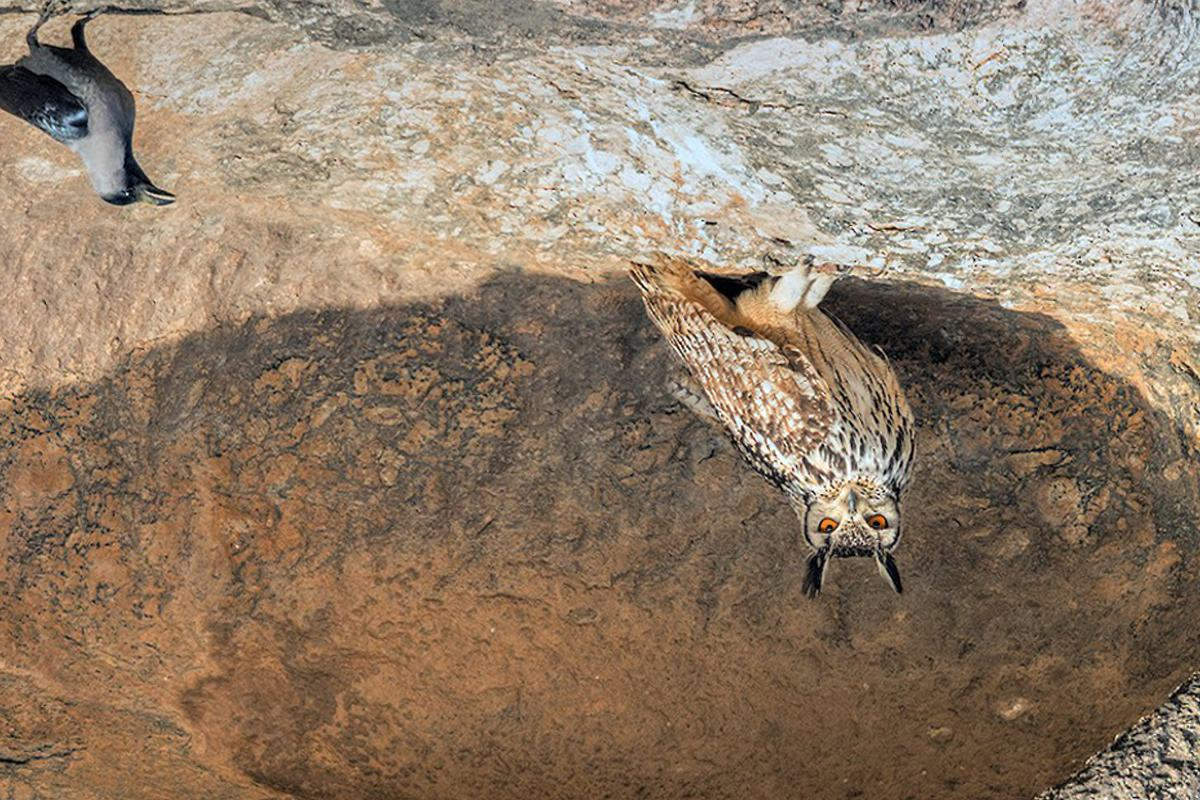
#> input picture best_model_beaky/house_crow/House-Crow_1018.jpg, 1200 x 800 px
$ python -i cnn_camera.py   (imports and definitions only)
#> lines starting #> are read from the running program, lines starting #| are printed output that depends on the picture; after the words box and inside, x2 and y2 are one past the last pixel; in counts of white or black regions, pixels touching at a corner belong together
#> further down, picture is the input picture: shape (800, 1200, 3); mean B, G, R 105.6, 125.2, 143.9
import cv2
import numpy as np
import tensorflow as tf
import time


# [1 line that did not run here, left out]
# [1 line not run here, left out]

# [1 line that did not run here, left out]
# [1 line that did not run here, left out]

# [1 line that did not run here, left out]
# [1 line that did not run here, left out]
# [1 line that did not run here, left out]

# Update class names to reflect "Parrot" and "House Crow"
class_names = ['Parrot', 'house_crow']

# [22 lines left out: functions preprocess_image, run_inference, not called in this run]

def detect_bird_location(frame):
    """Detect where the bird is located in the image using image processing"""

    gray = cv2.cvtColor(frame, cv2.COLOR_BGR2GRAY)
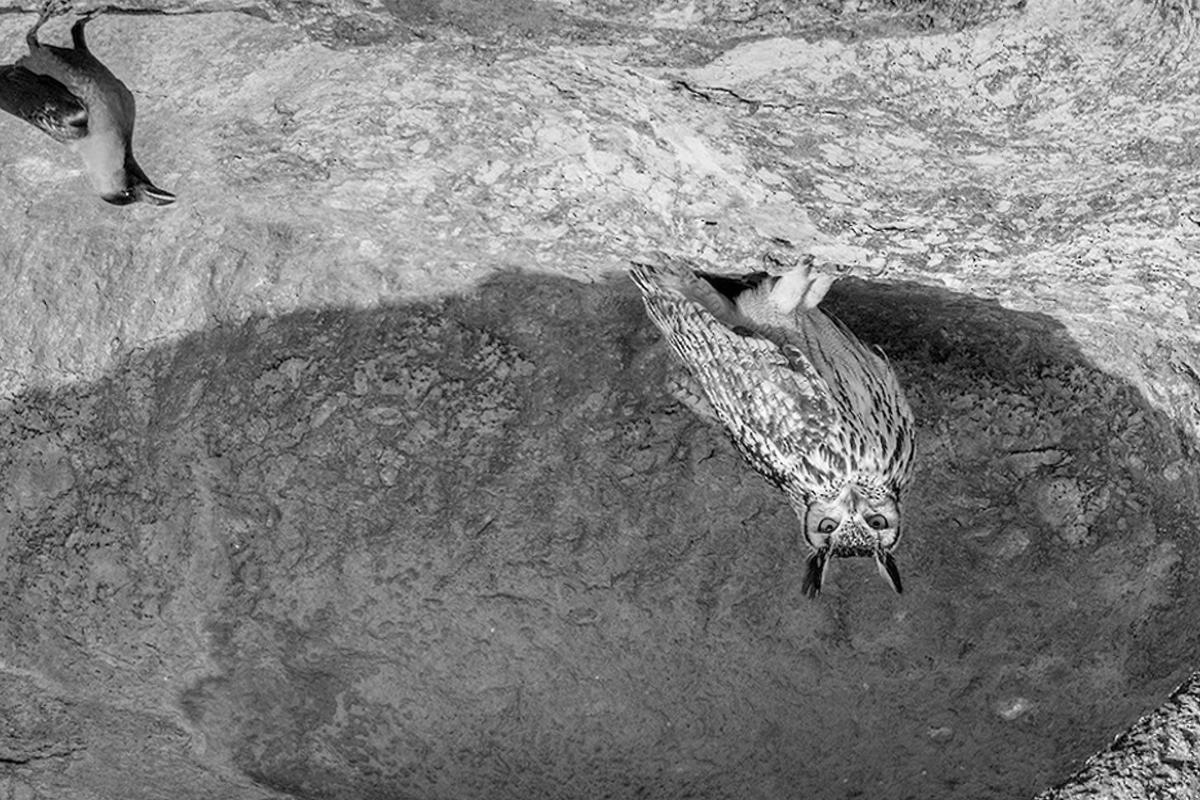
#> gray: shape (800, 1200); min 0, max 255, mean 128.5

    blurred = cv2.GaussianBlur(gray, (5, 5), 0)

    thresh = cv2.adaptiveThreshold(
        blurred, 255, cv2.ADAPTIVE_THRESH_GAUSSIAN_C,
        cv2.THRESH_BINARY_INV, 11, 2
    )
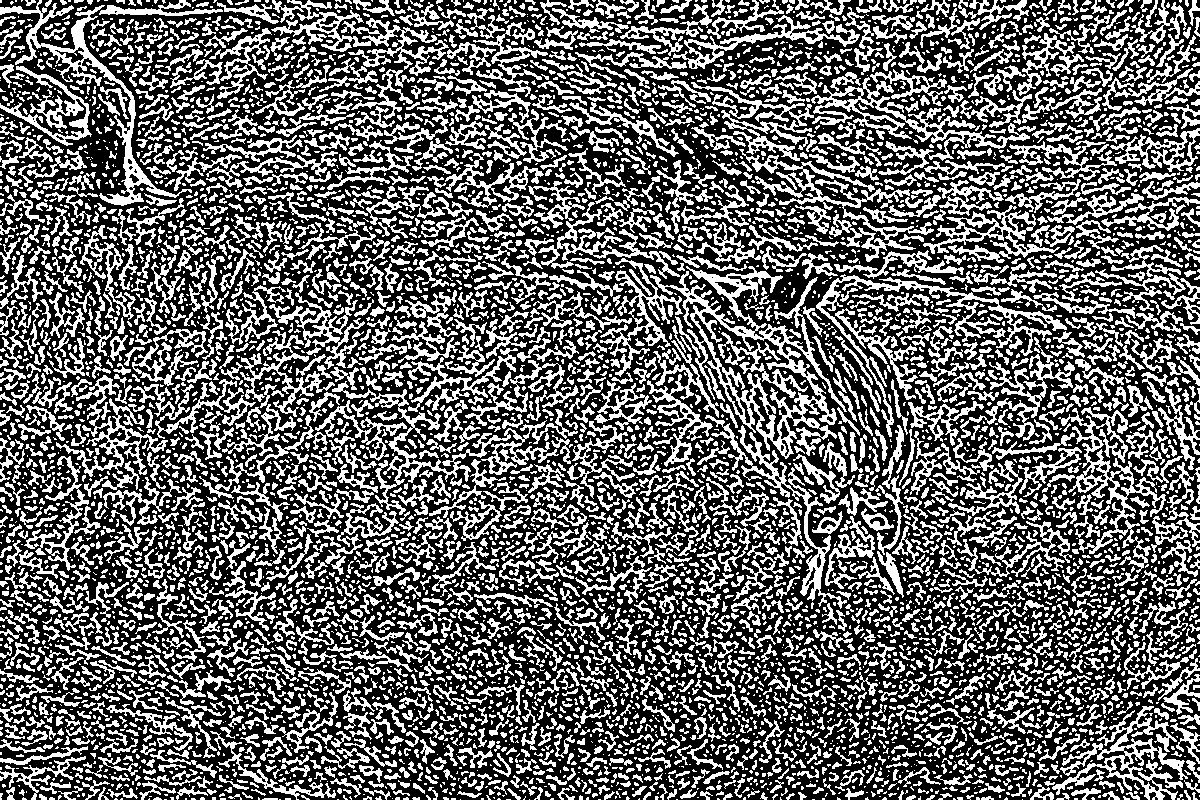
#> thresh: shape (800, 1200); 38.9% white; 6529 white regions (3508 under 20 px)

    contours, _ = cv2.findContours(thresh, cv2.RETR_EXTERNAL, cv2.CHAIN_APPROX_SIMPLE)
#> contours = 6507 contours, 4409 with area under 20; largest, box (x1, y1, x2, y2) and area: (650, 266, 847, 459) 12292, (811, 77, 1030, 175) 3354, (0, 0, 192, 206) 3298, (1058, 407, 1166, 573) 3142, (1052, 706, 1188, 800) 2866

    min_contour_area = 500
    potential_birds = [c for c in contours if cv2.contourArea(c) > min_contour_area]
#> potential_birds = 72 contours; largest, box (x1, y1, x2, y2) and area: (650, 266, 847, 459) 12292, (811, 77, 1030, 175) 3354, (0, 0, 192, 206) 3298, (1058, 407, 1166, 573) 3142, (1052, 706, 1188, 800) 2866

    potential_birds.sort(key=cv2.contourArea, reverse=True)

    if not potential_birds:
        height, width = frame.shape[:2]
        return (0, 0, width, height)

    x, y, w, h = cv2.boundingRect(potential_birds[0])
#> x = 650; y = 266; w = 197; h = 193

    padding = 20
    x = max(0, x - padding)
#> x = 630
    y = max(0, y - padding)
#> y = 246
    w = min(frame.shape[1] - x, w + 2*padding)
#> w = 237
    h = min(frame.shape[0] - y, h + 2*padding)
#> h = 233

    return (x, y, w, h)

# [61 lines left out: functions process_frame, main, not called in this run]

# [2 lines not run here, left out]

>>> import cv2
>>> picture = cv2.imread('house_crow/House-Crow_1018.jpg')
>>> result = detect_bird_location(picture)
#> result = (630, 246, 237, 233)
